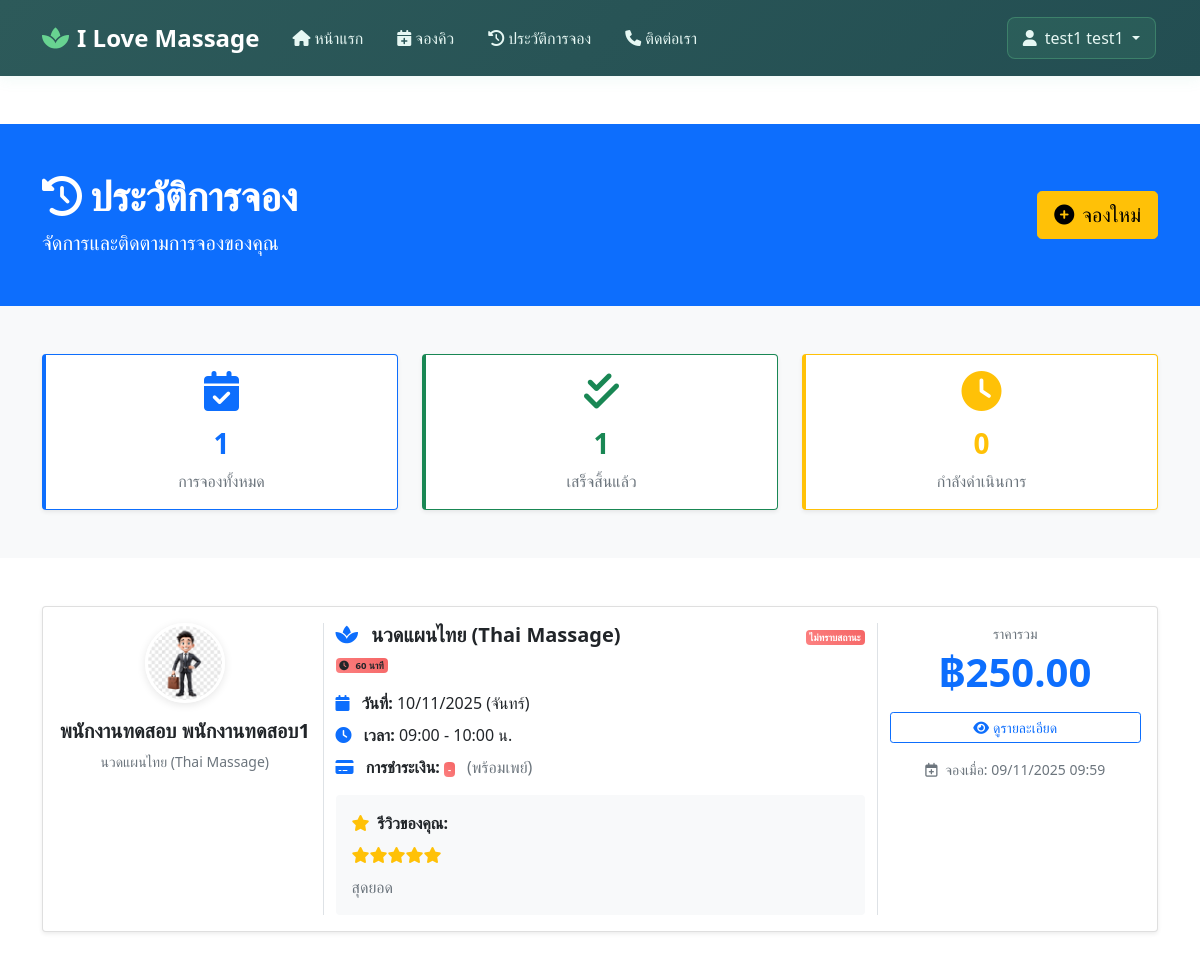
The page /my-bookings.php (signed in) on the database its author committed.
### tables this page shows
CREATE TABLE `bookings` (
  `booking_id` int(11) NOT NULL,
  `customer_id` int(11) NOT NULL,
  `therapist_id` int(11) NOT NULL,
  `massage_type_id` int(11) NOT NULL,
  `booking_date` date NOT NULL,
  `start_time` time NOT NULL,
  `end_time` time NOT NULL,
  `status` enum('pending','confirmed','completed','cancelled','no_show') DEFAULT 'pending',
  `total_price` decimal(10,2) NOT NULL,
  `notes` text DEFAULT NULL,
  `created_at` timestamp NOT NULL DEFAULT current_timestamp(),
  `updated_at` timestamp NOT NULL DEFAULT current_timestamp() ON UPDATE current_timestamp()
);

CREATE TABLE `therapists` (
  `therapist_id` int(11) NOT NULL,
  `full_name` varchar(100) NOT NULL,
  `phone` varchar(20) DEFAULT NULL,
  `specialization` text DEFAULT NULL,
  `image_url` varchar(255) DEFAULT NULL,
  `is_available` tinyint(1) DEFAULT 1,
  `created_at` timestamp NOT NULL DEFAULT current_timestamp(),
  `updated_at` timestamp NOT NULL DEFAULT current_timestamp() ON UPDATE current_timestamp()
);

CREATE TABLE `massage_types` (
  `massage_type_id` int(11) NOT NULL,
  `name` varchar(100) NOT NULL,
  `description` text DEFAULT NULL,
  `duration_minutes` int(11) NOT NULL,
  `price` decimal(10,2) NOT NULL,
  `image_url` varchar(255) DEFAULT NULL,
  `is_active` tinyint(1) DEFAULT 1,
  `created_at` timestamp NOT NULL DEFAULT current_timestamp(),
  `updated_at` timestamp NOT NULL DEFAULT current_timestamp() ON UPDATE current_timestamp()
);

CREATE TABLE `payments` (
  `payment_id` int(11) NOT NULL,
  `booking_id` int(11) NOT NULL,
  `amount` decimal(10,2) NOT NULL,
  `payment_method` enum('cash','credit_card','debit_card','promptpay','bank_transfer') NOT NULL,
  `payment_status` enum('pending','completed','failed','refunded') DEFAULT 'pending',
  `payment_slip` varchar(255) DEFAULT NULL,
  `transaction_id` varchar(100) DEFAULT NULL,
  `slip_image` varchar(255) DEFAULT NULL,
  `receipt_file` varchar(255) DEFAULT NULL,
  `paid_at` timestamp NULL DEFAULT NULL,
  `created_at` timestamp NOT NULL DEFAULT current_timestamp()
);

CREATE TABLE `reviews` (
  `review_id` int(11) NOT NULL,
  `booking_id` int(11) NOT NULL,
  `customer_id` int(11) NOT NULL,
  `therapist_id` int(11) NOT NULL,
  `rating` int(11) DEFAULT NULL CHECK (`rating` >= 1 and `rating` <= 5),
  `comment` text DEFAULT NULL,
  `created_at` timestamp NOT NULL DEFAULT current_timestamp()
);

### my-bookings.php (the view, shortened to what this page needs)
<?php
require_once 'config/database.php';
$user_id = $_SESSION['user_id'];
$profile_image_path = 'uploads/profile/';
$bookings_sql = "SELECT
                    b.booking_id,
                    b.booking_date,
                    b.start_time,
                    b.end_time,
                    b.status,
                    b.total_price,
                    b.notes,
                    b.created_at,
                    mt.name as massage_type_name,
                    mt.duration_minutes,
                    t.full_name as therapist_name,
                    t.image_url as therapist_image,
                    t.specialization,
                    p.payment_status,
                    p.payment_method,
                    r.review_id,
                    r.rating,
                    r.comment as review_comment
                FROM bookings b
                INNER JOIN massage_types mt ON b.massage_type_id = mt.massage_type_id
                INNER JOIN therapists t ON b.therapist_id = t.therapist_id
                LEFT JOIN payments p ON b.booking_id = p.booking_id
                LEFT JOIN reviews r ON b.booking_id = r.booking_id
                WHERE b.customer_id = ?
                ORDER BY b.booking_date DESC, b.start_time DESC";
$stmt = $conn->prepare($bookings_sql);
$stmt->bind_param("i", $user_id);
$stmt->execute();
$result = $stmt->get_result();
$bookings = [];
if ($result->num_rows > 0) {
    while ($row = $result->fetch_assoc()) {
        $bookings[] = $row;
    }
}
function getStatusBadge($status)
{
    $badges = [
        'pending' => '<span class="badge bg-warning text-dark"><i class="fas fa-clock me-1"></i>รอยืนยัน</span>',
        'confirmed' => '<span class="badge bg-success"><i class="fas fa-check-circle me-1"></i>ยืนยันแล้ว</span>',
        'completed' => '<span class="badge bg-primary"><i class="fas fa-check-double me-1"></i>เสร็จสิ้น</span>',
        'cancelled' => '<span class="badge bg-danger"><i class="fas fa-times-circle me-1"></i>ยกเลิก</span>',
        'no_show' => '<span class="badge bg-secondary"><i class="fas fa-user-times me-1"></i>ไม่มาตามนัด</span>'
    ];
    return $badges[$status] ?? '<span class="badge bg-secondary">ไม่ทราบสถานะ</span>';
}
function getPaymentStatusBadge($status)
{
    $badges = [
        'pending' => '<span class="badge bg-warning text-dark">รอชำระ</span>',
        'completed' => '<span class="badge bg-success">ชำระแล้ว</span>',
        'failed' => '<span class="badge bg-danger">ล้มเหลว</span>',
        'refunded' => '<span class="badge bg-info">คืนเงินแล้ว</span>'
    ];
    return $badges[$status] ?? '<span class="badge bg-secondary">-</span>';
}
function displayStars($rating)
{
    $stars = '';
    for ($i = 1; $i <= 5; $i++) {
        if ($i <= $rating) {
            $stars .= '<i class="fas fa-star text-warning"></i>';
        } else {
            $stars .= '<i class="far fa-star text-warning"></i>';
        }
    }
    return $stars;
}
$total_bookings = count($bookings);
$completed_bookings = count(array_filter($bookings, function ($b) {
    return $b['status'] === 'completed'; }));
$pending_bookings = count(array_filter($bookings, function ($b) {
    return $b['status'] === 'pending' || $b['status'] === 'confirmed'; }));
?>
<!DOCTYPE html>
<html lang="th">
<head>
    <link href="https://cdn.jsdelivr.net/npm/bootstrap@5.1.3/dist/css/bootstrap.min.css" rel="stylesheet">
    <link rel="stylesheet" href="https://cdnjs.cloudflare.com/ajax/libs/font-awesome/6.0.0/css/all.min.css">
</head>
<body>
    <?php include 'templates/navbar-user.php'; ?>
    <section class="bg-primary text-white py-5 mt-5">
        <div class="container">
            <div class="row align-items-center">
                <div class="col-md-8">
                    <h1 class="display-6 fw-bold mb-2">
                        <i class="fas fa-history me-2"></i>ประวัติการจอง
                    </h1>
                    <p class="lead mb-0">จัดการและติดตามการจองของคุณ</p>
                </div>
                <div class="col-md-4 text-md-end mt-3 mt-md-0">
                    <a href="booking.php" class="btn btn-warning btn-lg">
                        <i class="fas fa-plus-circle me-2"></i>จองใหม่
                    </a>
                </div>
            </div>
        </div>
    </section>
    <section class="py-5 bg-light">
        <div class="container">
            <div class="row g-4">
                <div class="col-md-4">
                    <div class="card stat-card border-primary shadow-sm h-100">
                        <div class="card-body text-center">
                            <i class="fas fa-calendar-check text-primary fs-1 mb-3"></i>
                            <h3 class="fw-bold text-primary mb-2"><?= $total_bookings ?></h3>
                            <p class="text-muted mb-0">การจองทั้งหมด</p>
                        </div>
                    </div>
                </div>
                <div class="col-md-4">
                    <div class="card stat-card border-success shadow-sm h-100">
                        <div class="card-body text-center">
                            <i class="fas fa-check-double text-success fs-1 mb-3"></i>
                            <h3 class="fw-bold text-success mb-2"><?= $completed_bookings ?></h3>
                            <p class="text-muted mb-0">เสร็จสิ้นแล้ว</p>
                        </div>
                    </div>
                </div>
                <div class="col-md-4">
                    <div class="card stat-card border-warning shadow-sm h-100">
                        <div class="card-body text-center">
                            <i class="fas fa-clock text-warning fs-1 mb-3"></i>
                            <h3 class="fw-bold text-warning mb-2"><?= $pending_bookings ?></h3>
                            <p class="text-muted mb-0">กำลังดำเนินการ</p>
                        </div>
                    </div>
                </div>
            </div>
        </div>
    </section>
    <section class="py-5">
        <div class="container">
            <?php if (count($bookings) > 0): ?>
                <div class="row g-4">
                    <?php foreach ($bookings as $booking): ?>
                        <div class="col-12">
                            <div class="card booking-card shadow-sm">
                                <div class="card-body">
                                    <div class="row">
                                        <div class="col-md-3 text-center border-end">
                                            <?php if (!empty($booking['therapist_image']) && file_exists($profile_image_path . $booking['therapist_image'])): ?>
                                                <img src="<?= htmlspecialchars($profile_image_path . $booking['therapist_image']) ?>"
                                                    alt="<?= htmlspecialchars($booking['therapist_name']) ?>"
                                                    class="therapist-avatar mb-3">
                                            <?php endif; ?>
                                            <h5 class="fw-bold mb-2"><?= htmlspecialchars($booking['therapist_name']) ?></h5>
                                            <p class="text-muted small mb-0"><?= htmlspecialchars($booking['specialization']) ?>
                                            </p>
                                        </div>
                                        <div class="col-md-6">
                                            <div class="d-flex justify-content-between align-items-start mb-3">
                                                <div>
                                                    <h5 class="card-title fw-bold mb-1">
                                                        <i class="fas fa-spa text-primary me-2"></i>
                                                        <?= htmlspecialchars($booking['massage_type_name']) ?>
                                                    </h5>
                                                    <span class="badge bg-info text-dark">
                                                        <i class="fas fa-clock me-1"></i>
                                                        <?= $booking['duration_minutes'] ?> นาที
                                                    </span>
                                                </div>
                                                <div class="text-end">
                                                    <?= getStatusBadge($booking['status']) ?>
                                                </div>
                                            </div>
                                            <div class="mb-2">
                                                <i class="fas fa-calendar text-primary me-2"></i>
                                                <strong>วันที่:</strong>
                                                <?= date('d/m/Y', strtotime($booking['booking_date'])) ?>
                                                (<?= ['Sunday' => 'อาทิตย์', 'Monday' => 'จันทร์', 'Tuesday' => 'อังคาร', 'Wednesday' => 'พุธ', 'Thursday' => 'พฤหัสบดี', 'Friday' => 'ศุกร์', 'Saturday' => 'เสาร์'][date('l', strtotime($booking['booking_date']))] ?>)
                                            </div>
                                            <div class="mb-2">
                                                <i class="fas fa-clock text-primary me-2"></i>
                                                <strong>เวลา:</strong>
                                                <?= date('H:i', strtotime($booking['start_time'])) ?> -
                                                <?= date('H:i', strtotime($booking['end_time'])) ?> น.
                                            </div>
                                            <div class="mb-2">
                                                <i class="fas fa-credit-card text-primary me-2"></i>
                                                <strong>การชำระเงิน:</strong>
                                                <?= getPaymentStatusBadge($booking['payment_status']) ?>
                                                <?php if ($booking['payment_method']): ?>
                                                    <span class="text-muted ms-2">
                                                        (<?= ['cash' => 'เงินสด', 'credit_card' => 'บัตรเครดิต', 'debit_card' => 'บัตรเดบิต', 'promptpay' => 'พร้อมเพย์', 'bank_transfer' => 'โอนธนาคาร'][$booking['payment_method']] ?>)
                                                    </span>
                                                <?php endif; ?>
                                            </div>
                                            <?php if ($booking['status'] === 'completed' && $booking['review_id']): ?>
                                                <div class="mt-3 p-3 bg-light rounded">
                                                    <div class="d-flex align-items-center mb-2">
                                                        <i class="fas fa-star text-warning me-2"></i>
                                                        <strong>รีวิวของคุณ:</strong>
                                                    </div>
                                                    <div class="mb-2">
                                                        <?= displayStars($booking['rating']) ?>
                                                    </div>
                                                    <p class="mb-0 text-muted"><?= htmlspecialchars($booking['review_comment']) ?>
                                                    </p>
                                                </div>
                                            <?php endif; ?>
                                        </div>
                                        <div class="col-md-3 border-start">
                                            <div class="text-center mb-3">
                                                <div class="text-muted small mb-1">ราคารวม</div>
                                                <div class="display-6 fw-bold text-primary">
                                                    ฿<?= number_format($booking['total_price'], 2) ?>
                                                </div>
                                            </div>
                                            <div class="d-grid gap-2">
                                                <a href="booking-detail.php?id=<?= $booking['booking_id'] ?>"
                                                    class="btn btn-outline-primary btn-sm">
                                                    <i class="fas fa-eye me-1"></i>ดูรายละเอียด
                                                </a>
                                            </div>
                                            <div class="text-muted small text-center mt-3">
                                                <i class="far fa-calendar-plus me-1"></i>
                                                จองเมื่อ: <?= date('d/m/Y H:i', strtotime($booking['created_at'])) ?>
                                            </div>
                                        </div>
                                    </div>
                                </div>
                            </div>
                        </div>
                    <?php endforeach; ?>
                </div>
            <?php endif; ?>
        </div>
    </section>
</body>
</html>

### my-bookings.php (style rules this page uses)
.booking-card { transition: transform 0.3s ease, box-shadow 0.3s ease; }
.therapist-avatar { width: 80px; height: 80px; object-fit: cover; border-radius: 50%; border: 3px solid #fff; box-shadow: 0 2px 8px rgba(0, 0, 0, 0.1); }
.stat-card { border-left: 4px solid; }

### templates/navbar-user.php (style rules this page uses)
.badge { font-size: 0.6rem; padding: 0.25em 0.4em; background: linear-gradient(45deg, #fc8181, #f56565) !important; }

### rows shown on the page
bookings: status "1", status "0", therapist.image_url (picture), therapist.full_name "พนักงานทดสอบ พนักงานทดสอบ1", therapist.specialization "นวดแผนไทย (Thai Massage)", massage_type.name "นวดแผนไทย (Thai Massage)", massage_type.duration_minutes "60", status "ไม่ทราบสถานะ", booking_date "10/11/2025", booking_date "จันทร์", start_time "09:00", end_time "10:00", payments.payment_status "-", payments.payment_method "พร้อมเพย์", reviews.comment "สุดยอด", total_price "250.00", created_at "09/11/2025 09:59"

### other values the page prints
$_SESSION['full_name'] "test1 test1"
$total_bookings "1"
